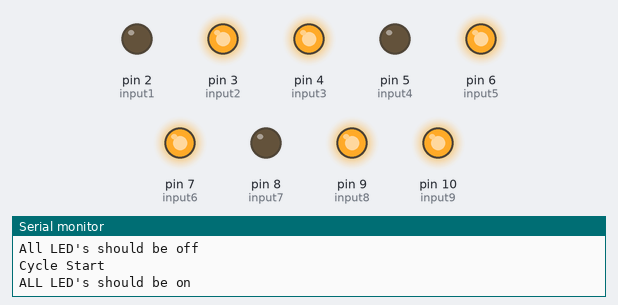
Bench run of a sketch on a simulated Arduino Uno, built with avr-gcc and run on an emulated ATmega328P. Shown: output pins drawn as LEDs (lit = HIGH), the last lines printed to the serial monitor.

Above: at 7.5 s.
At 13.5 s:
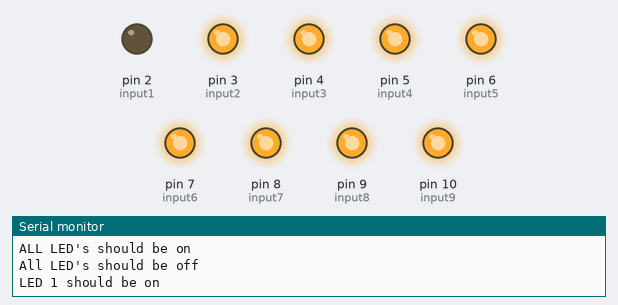
At 25.5 s:
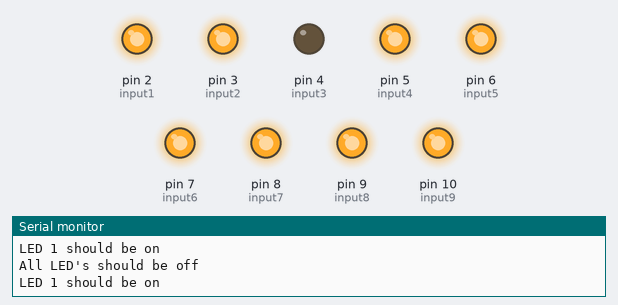
At 43.5 s:
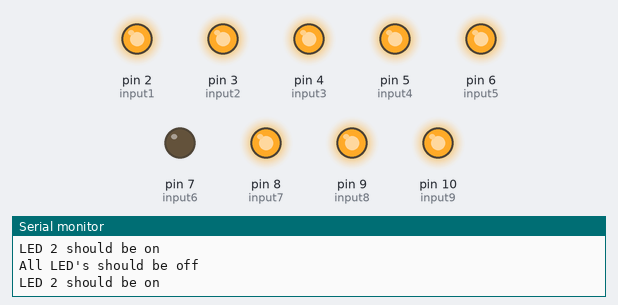
At 61.5 s:
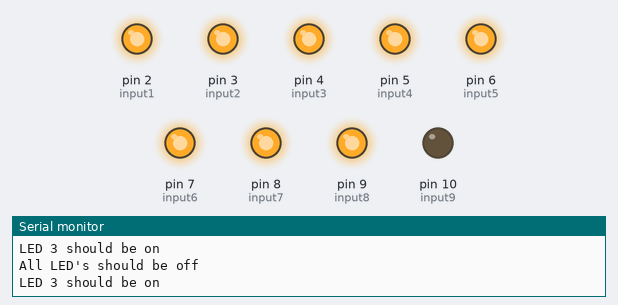
At 78.5 s:
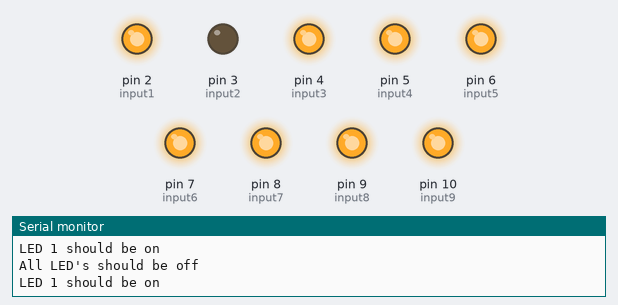
Timing chart, 0 to 81.7 s (numbered marks = the images above):
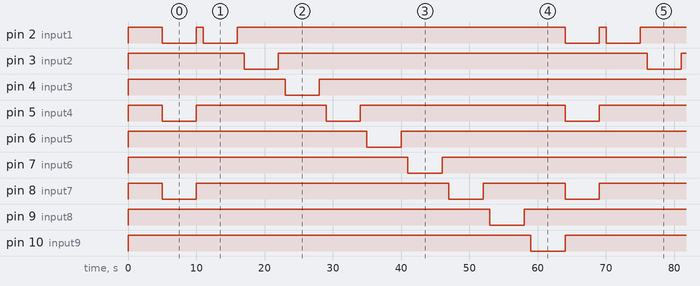

Measured:
- by itself, pin 2 (input1): repeats every 59.0 s: HIGH 1.0 s, LOW 5.0 s, HIGH 48.0 s, LOW 5.0 s
- by itself, pin 5 (input4): repeats every 59.0 s: HIGH 19.0 s, LOW 5.0 s, HIGH 30.0 s, LOW 5.0 s
- by itself, pin 8 (input7): repeats every 59.0 s: HIGH 37.0 s, LOW 5.0 s, HIGH 12.0 s, LOW 5.0 s
- by itself, pin 3 (input2), pin 4 (input3), pin 6 (input5), pin 7 (input6), pin 9 (input8), pin 10 (input9): alternates HIGH for 54.0 s and LOW for 5.0 s

The sketch:

74HC10.ino
```cpp
#define input1 2
#define input2 3
#define input3 4
#define input4 5
#define input5 6
#define input6 7
#define input7 8
#define input8 9
#define input9 10

void resetLEDs(){
  digitalWrite(input1, HIGH);
  digitalWrite(input2, HIGH);
  digitalWrite(input3, HIGH);
  digitalWrite(input4, HIGH);
  digitalWrite(input5, HIGH);
  digitalWrite(input6, HIGH);
  digitalWrite(input7, HIGH);
  digitalWrite(input8, HIGH);
  digitalWrite(input9, HIGH);
}

void setup() {
  // put your setup code here, to run once:
  pinMode(input1, OUTPUT);
  pinMode(input2, OUTPUT);
  pinMode(input3, OUTPUT);
  pinMode(input4, OUTPUT);
  pinMode(input5, OUTPUT);
  pinMode(input6, OUTPUT);
  pinMode(input7, OUTPUT);
  pinMode(input8, OUTPUT);
  pinMode(input9, OUTPUT);
  Serial.begin(9600);
  Serial.println("BEGIN TEST");
  resetLEDs();
  Serial.println("All LED's should be off");
  delay(5000);

}


void loop() {
  Serial.println("Cycle Start");
  digitalWrite(input1, LOW);
  digitalWrite(input4, LOW);
  digitalWrite(input7, LOW);
  Serial.println("ALL LED's should be on");
  delay(5000);
  resetLEDs();
  Serial.println("All LED's should be off");
  delay(1000);
  digitalWrite(input1, LOW);
  Serial.println("LED 1 should be on");
  delay(5000);
  resetLEDs();
  Serial.println("All LED's should be off");
  delay(1000);
  digitalWrite(input2, LOW);
  Serial.println("LED 1 should be on");
  delay(5000);
  resetLEDs();
  Serial.println("All LED's should be off");
  delay(1000);
  digitalWrite(input3, LOW);
  Serial.println("LED 1 should be on");
  delay(5000);
  resetLEDs();
  Serial.println("All LED's should be off");
  delay(1000);
  digitalWrite(input4, LOW);
  Serial.println("LED 2 should be on");
  delay(5000);
  resetLEDs();
  Serial.println("All LED's should be off");
  delay(1000);
  digitalWrite(input5, LOW);
  Serial.println("LED 2 should be on");
  delay(5000);
  resetLEDs();
  Serial.println("All LED's should be off");
  delay(1000);
  digitalWrite(input6, LOW);
  Serial.println("LED 2 should be on");
  delay(5000);
  resetLEDs();
  Serial.println("All LED's should be off");
  delay(1000);
  digitalWrite(input7, LOW);
  Serial.println("LED 3 should be on");
  delay(5000);
  resetLEDs();
  Serial.println("All LED's should be off");
  delay(1000);
  digitalWrite(input8, LOW);
  Serial.println("LED 3 should be on");
  delay(5000);
  resetLEDs();
  Serial.println("All LED's should be off");
  delay(1000);
  digitalWrite(input9, LOW);
  Serial.println("LED 3 should be on");
  delay(5000);
  resetLEDs();
  Serial.println("All LED's should be off");
  Serial.println("Cycle Complete");

}
```
